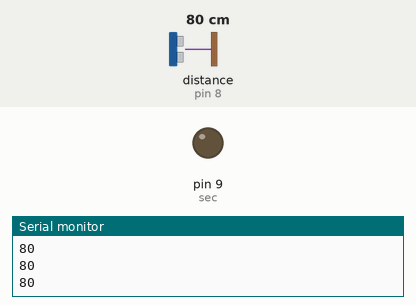
Recording of a sketch running on a simulated Arduino Uno, built with avr-gcc and run on an emulated ATmega328P. Shown: output pins drawn as LEDs (lit = HIGH), the last lines printed to the serial monitor. Inputs (shaded band) come from the test bench; at power-on: distance to the obstacle (sensor on pin 8) 80 cm. The echo pulse lasts 58.3 µs per cm.

Above: at 1.2 s.
1.3 s: distance to the obstacle (sensor on pin 8) set to 95 cm
2.8 s: distance to the obstacle (sensor on pin 8) set to 105 cm
At 3.7 s:
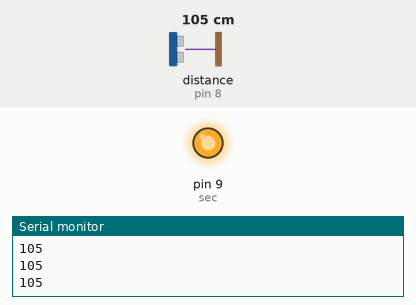
4.4 s: distance to the obstacle (sensor on pin 8) set to 2 cm
At 5.7 s:
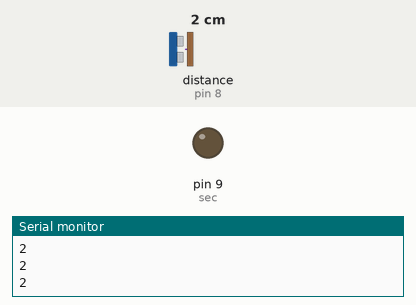
6.0 s: distance to the obstacle (sensor on pin 8) set to 120 cm
At 6.8 s:
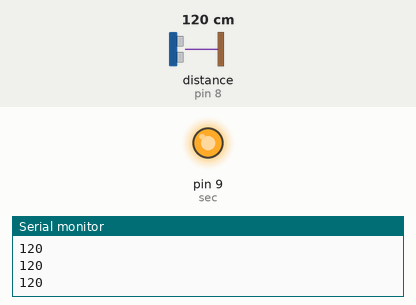
Timing chart, 0 to 8.6 s (numbered marks = the images above; inputs shaded):
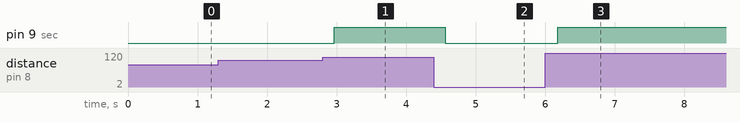

The sketch:

Socail_distancing.ino
```cpp
#include <HCSR04.h>

UltraSonicDistanceSensor distanceSensor(6, 8);  // Trig Pin to 6 & Echo Pin to 8
int distance;
//int buzzer = 2;                                 // Connect Buzzer to Pin 2
//int greenPin = 3;                               // Connect Green Leg of RGB LED to Pin 3
int redPin = 4;                                 // Connect Red Leg of RGB LED to Pin 4
//int bluePin = 5;                                // Connect Blue Leg of RGB LED to Pin 5
int minDistance = 100;                          // Define minimum distnace in cm to turn ON the buzzer and RED LED
int sec = 9;

void setup() {
  Serial.begin(9600);
  //pinMode (buzzer, OUTPUT);
  //pinMode (greenPin, OUTPUT);
  pinMode (sec, OUTPUT);
  //pinMode (bluePin, OUTPUT);
}

void loop() {

  distance = (distanceSensor.measureDistanceCm());      //Measure distance from Ultrasonic sensor and assign distance value to int "distance"
  Serial.println (distance);                            //Print Distance to Serial Monitor
  delay (100);

  if (distance > minDistance) {                         // If distance is more than minimum distance, Light = Green & Buzzer = OFF
    //digitalWrite(buzzer, LOW);
    //digitalWrite (redPin, LOW);
    //digitalWrite (greenPin, HIGH);
    //digitalWrite (bluePin, LOW);
    digitalWrite (sec, HIGH);
  }

  if (distance <= minDistance) {                        // If distance is less than minimum distance, Light = Red & Buzzer = ON
    //digitalWrite(buzzer, HIGH);
    //digitalWrite (redPin, HIGH);
    //digitalWrite (greenPin, LOW);
    //digitalWrite (bluePin, LOW);
    digitalWrite (sec, LOW);
  }

  else {
  }

}
```

Measured:
- the behaviour switches between 100 and 101 cm on distance to the obstacle (sensor on pin 8) (found by bisection; images 0 and 1)
- after the input at 2.8 s, pin 9 (sec): LOW → HIGH after 0.17 s
- after the input at 4.4 s, pin 9 (sec): HIGH → LOW after 0.16 s
- after the input at 6.0 s, pin 9 (sec): LOW → HIGH after 0.18 s
